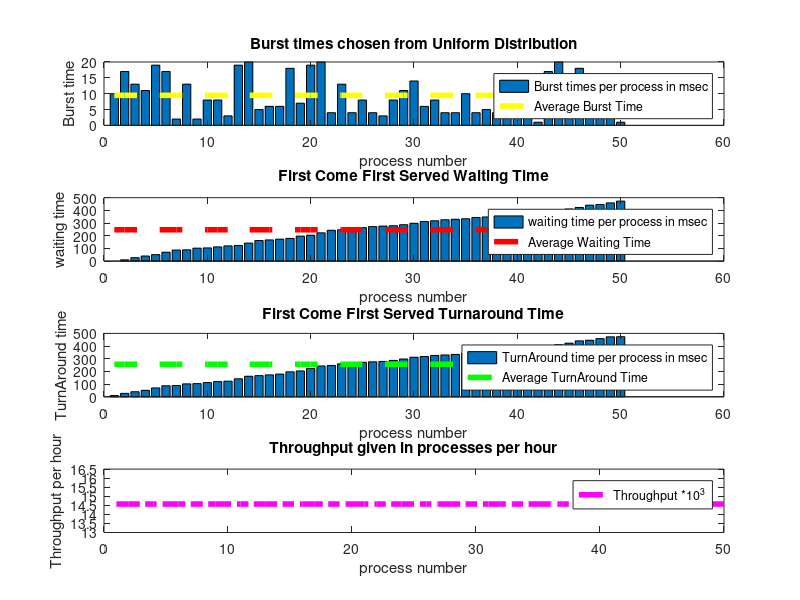

Reproduce this figure in MATLAB.
clear;clc;close all;

t1=0;
t2=0;
n=50;                    %no of processes
btime= [randi([1,20],n,1)]';    %burst time
btime2 = randi(n,1)';
wtime=zeros(1,n);       %waiting time
tatime=zeros(1,n);      %turn around time:  interval from the time of submission of a process to the time of the completion of the process
for i=2:1:n
   wtime(i)=btime(i-1)+wtime(i-1);  
   t1=t1+wtime(i);               
end
for i=1:1:n
    tatime(i)=btime(i)+wtime(i);   
    t2=t2+tatime(i);               
end
disp('Process                               Burst time                                  Waiting time                                  Turn Around time'); 
for i=1:1:n
    fprintf('P%d\t\t%d\t\t%d\t\t%d\n',(i),btime(i),wtime(i),tatime(i));
end
fprintf('Average waiting time: %f\n',(t1/n));
fprintf('Average turn around time: %f\n',(t2/n));
%%
subplot(411);
bar(1:n,btime);title("Burst times chosen from Uniform Distribution");
xlabel("process number");ylabel("Burst time");
hold on;
plot(1:n,ones(1,n)*(sum(btime)/n),'--y','LineWidth',4);
legend("Burst times per process in msec","Average Burst Time");
%%
subplot(412);
bar(1:n,wtime);title("First Come First Served Waiting Time");
xlabel("process number"); ylabel("waiting time");
hold on;
plot(1:n,ones(1,n)*t1/n,'--r','LineWidth',4);
legend("waiting time per process in msec","Average Waiting Time");
%%
subplot(413);
bar(1:n,tatime);title("First Come First Served Turnaround Time");
xlabel("process number"); ylabel("TurnAround time");
hold on;
plot(1:n,ones(1,n)*t2/n,'--g','LineWidth',4);
legend("TurnAround time per process in msec","Average TurnAround Time");
%%
subplot(414);
Throughput = n/(t1/3600);                        % throughput in process per minute
plot(1:n,ones(1,n)*Throughput,'-.m','LineWidth',4);
title("Throughput given in processes per hour");
xlabel("process number"); ylabel("Throughput per hour");
legend("Throughput *10^3");